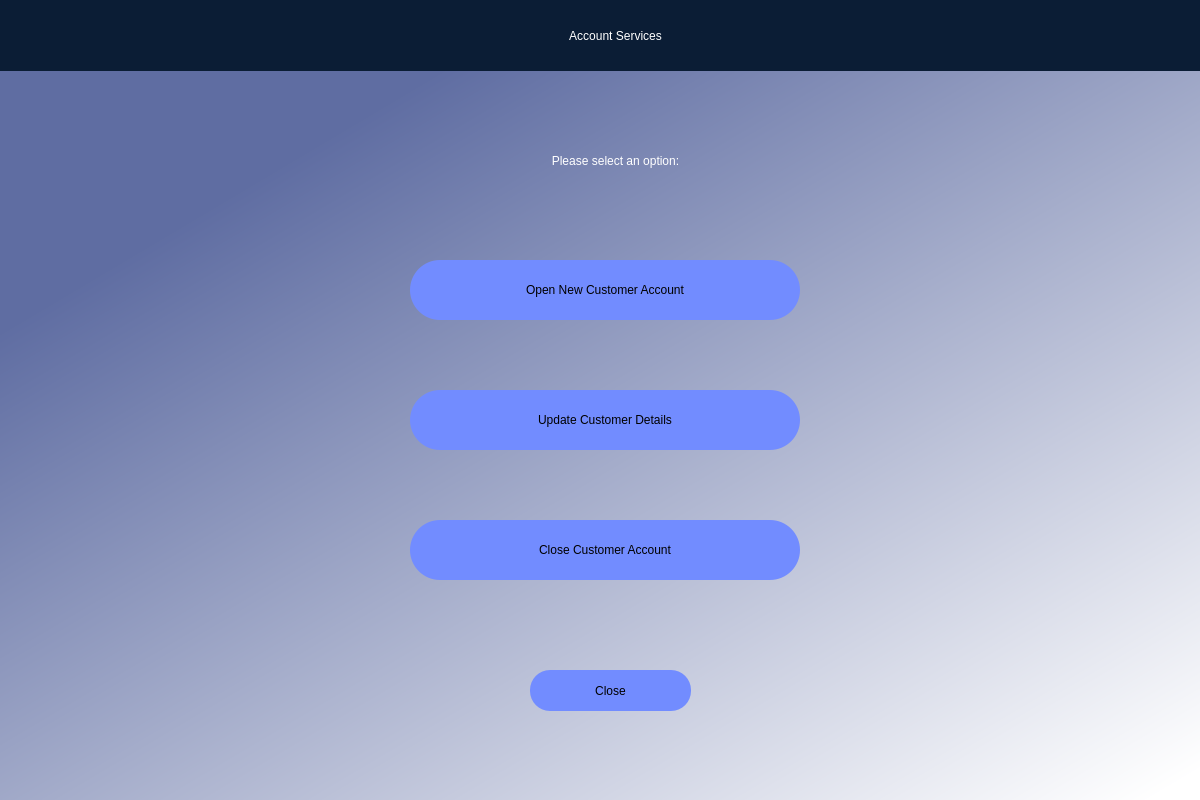
<?xml version="1.0" encoding="UTF-8"?>
<ui version="4.0">
 <class>Dialog</class>
 <widget class="QDialog" name="Dialog">
  <property name="geometry">
   <rect>
    <x>0</x>
    <y>0</y>
    <width>1200</width>
    <height>800</height>
   </rect>
  </property>
  <property name="windowTitle">
   <string>Rattler Bank Database</string>
  </property>
  <property name="windowIcon">
   <iconset>
    <normaloff>RB snake.png</normaloff>RB snake.png</iconset>
  </property>
  <property name="sizeGripEnabled">
   <bool>false</bool>
  </property>
  <widget class="QWidget" name="bgwidget" native="true">
   <property name="geometry">
    <rect>
     <x>0</x>
     <y>0</y>
     <width>1201</width>
     <height>800</height>
    </rect>
   </property>
   <property name="styleSheet">
    <string notr="true">QWidget#bgwidget{
background-color:qlineargradient(spread:pad, x1:0.242, y1:0.198727, x2:0.957, y2:1, stop:0 rgba(95, 109, 162, 255), stop:1 rgba(255, 255, 255, 255))}</string>
   </property>
   <widget class="QLabel" name="label_2">
    <property name="geometry">
     <rect>
      <x>10</x>
      <y>10</y>
      <width>321</width>
      <height>51</height>
     </rect>
    </property>
    <property name="text">
     <string/>
    </property>
    <property name="pixmap">
     <pixmap>RB3.png</pixmap>
    </property>
    <property name="scaledContents">
     <bool>true</bool>
    </property>
   </widget>
   <widget class="QLabel" name="label_6">
    <property name="geometry">
     <rect>
      <x>0</x>
      <y>0</y>
      <width>1201</width>
      <height>71</height>
     </rect>
    </property>
    <property name="styleSheet">
     <string notr="true">background-color: rgb(11, 29, 53);</string>
    </property>
    <property name="text">
     <string/>
    </property>
   </widget>
   <widget class="QLabel" name="employee_name">
    <property name="geometry">
     <rect>
      <x>10</x>
      <y>80</y>
      <width>241</width>
      <height>41</height>
     </rect>
    </property>
    <property name="styleSheet">
     <string notr="true">font: 12pt &quot;MS Shell Dlg 2&quot;;</string>
    </property>
    <property name="text">
     <string/>
    </property>
   </widget>
   <widget class="QLabel" name="customer_name">
    <property name="geometry">
     <rect>
      <x>40</x>
      <y>252</y>
      <width>201</width>
      <height>31</height>
     </rect>
    </property>
    <property name="font">
     <font>
      <family>Heebo</family>
      <pointsize>12</pointsize>
      <weight>50</weight>
      <italic>false</italic>
      <bold>false</bold>
     </font>
    </property>
    <property name="styleSheet">
     <string notr="true">font: 12pt &quot;Heebo&quot;;
</string>
    </property>
    <property name="text">
     <string/>
    </property>
   </widget>
   <widget class="QLabel" name="account_num">
    <property name="geometry">
     <rect>
      <x>290</x>
      <y>252</y>
      <width>121</width>
      <height>31</height>
     </rect>
    </property>
    <property name="font">
     <font>
      <family>Heebo</family>
      <pointsize>12</pointsize>
      <weight>50</weight>
      <italic>false</italic>
      <bold>false</bold>
     </font>
    </property>
    <property name="styleSheet">
     <string notr="true">font: 12pt &quot;Heebo&quot;;
</string>
    </property>
    <property name="text">
     <string/>
    </property>
   </widget>
   <widget class="QLabel" name="balance">
    <property name="geometry">
     <rect>
      <x>1020</x>
      <y>252</y>
      <width>151</width>
      <height>31</height>
     </rect>
    </property>
    <property name="font">
     <font>
      <family>Arial Black</family>
      <pointsize>12</pointsize>
      <weight>10</weight>
      <italic>false</italic>
      <bold>false</bold>
     </font>
    </property>
    <property name="styleSheet">
     <string notr="true">font: 87 12pt &quot;Arial Black&quot;;
color: rgb(11, 29, 53);</string>
    </property>
    <property name="text">
     <string/>
    </property>
   </widget>
   <widget class="QLabel" name="enter_acct_num">
    <property name="geometry">
     <rect>
      <x>410</x>
      <y>140</y>
      <width>411</width>
      <height>41</height>
     </rect>
    </property>
    <property name="styleSheet">
     <string notr="true">font: 18pt &quot;Heebo&quot;; color:rgb(255, 255, 255)
</string>
    </property>
    <property name="text">
     <string>Please select an option:</string>
    </property>
    <property name="alignment">
     <set>Qt::AlignCenter</set>
    </property>
   </widget>
   <widget class="QLabel" name="error">
    <property name="geometry">
     <rect>
      <x>680</x>
      <y>100</y>
      <width>501</width>
      <height>31</height>
     </rect>
    </property>
    <property name="styleSheet">
     <string notr="true">font: 8pt &quot;MS Shell Dlg 2&quot;; 
color: rgb(190, 0, 0);</string>
    </property>
    <property name="text">
     <string/>
    </property>
   </widget>
   <widget class="QPushButton" name="close_button">
    <property name="geometry">
     <rect>
      <x>530</x>
      <y>670</y>
      <width>161</width>
      <height>41</height>
     </rect>
    </property>
    <property name="styleSheet">
     <string notr="true">QPushButton {
    border-radius: 20px;
    background-color: rgb(114, 140, 255);
    font: 9pt &quot;Heebo&quot;;
}

QPushButton:hover {
    background-color: rgb(93, 205, 245);
}

QPushButton:pressed {
    background-color:rgb(53, 93, 255)
}


</string>
    </property>
    <property name="text">
     <string>Close</string>
    </property>
   </widget>
   <widget class="QLabel" name="make_deposit_label">
    <property name="geometry">
     <rect>
      <x>490</x>
      <y>15</y>
      <width>251</width>
      <height>41</height>
     </rect>
    </property>
    <property name="sizePolicy">
     <sizepolicy hsizetype="Preferred" vsizetype="Fixed">
      <horstretch>0</horstretch>
      <verstretch>0</verstretch>
     </sizepolicy>
    </property>
    <property name="styleSheet">
     <string notr="true">font: 75 16pt &quot;Gadugi&quot;; color:rgb(255, 255, 255)</string>
    </property>
    <property name="text">
     <string>Account Services</string>
    </property>
    <property name="alignment">
     <set>Qt::AlignCenter</set>
    </property>
   </widget>
   <widget class="QPushButton" name="new_customer_button">
    <property name="geometry">
     <rect>
      <x>410</x>
      <y>260</y>
      <width>390</width>
      <height>60</height>
     </rect>
    </property>
    <property name="sizePolicy">
     <sizepolicy hsizetype="Expanding" vsizetype="Fixed">
      <horstretch>0</horstretch>
      <verstretch>0</verstretch>
     </sizepolicy>
    </property>
    <property name="styleSheet">
     <string notr="true">QPushButton {
    border-radius: 30px;
    background-color: rgb(114, 140, 255);
    font: 12pt &quot;Heebo&quot;;
}

QPushButton:hover {
    background-color: rgb(93, 205, 245);
}

QPushButton:pressed {
    background-color:rgb(53, 93, 255)
}


</string>
    </property>
    <property name="text">
     <string>Open New Customer Account</string>
    </property>
   </widget>
   <widget class="QPushButton" name="update_customer_button">
    <property name="geometry">
     <rect>
      <x>410</x>
      <y>390</y>
      <width>390</width>
      <height>60</height>
     </rect>
    </property>
    <property name="styleSheet">
     <string notr="true">QPushButton {
    border-radius: 30px;
    background-color: rgb(114, 140, 255);
    font: 12pt &quot;Heebo&quot;;
}

QPushButton:hover {
    background-color: rgb(93, 205, 245);
}

QPushButton:pressed {
    background-color:rgb(53, 93, 255)
}


</string>
    </property>
    <property name="text">
     <string>Update Customer Details</string>
    </property>
   </widget>
   <widget class="QPushButton" name="close_account_button">
    <property name="geometry">
     <rect>
      <x>410</x>
      <y>520</y>
      <width>390</width>
      <height>60</height>
     </rect>
    </property>
    <property name="styleSheet">
     <string notr="true">QPushButton {
    border-radius: 30px;
    background-color: rgb(114, 140, 255);
    font: 12pt &quot;Heebo&quot;;
}

QPushButton:hover {
    background-color: rgb(93, 205, 245);
}

QPushButton:pressed {
    background-color:rgb(53, 93, 255)
}


</string>
    </property>
    <property name="text">
     <string>Close Customer Account</string>
    </property>
   </widget>
   <zorder>label_6</zorder>
   <zorder>label_2</zorder>
   <zorder>employee_name</zorder>
   <zorder>customer_name</zorder>
   <zorder>account_num</zorder>
   <zorder>balance</zorder>
   <zorder>enter_acct_num</zorder>
   <zorder>error</zorder>
   <zorder>close_button</zorder>
   <zorder>make_deposit_label</zorder>
   <zorder>new_customer_button</zorder>
   <zorder>update_customer_button</zorder>
   <zorder>close_account_button</zorder>
  </widget>
 </widget>
 <resources/>
 <connections/>
</ui>
